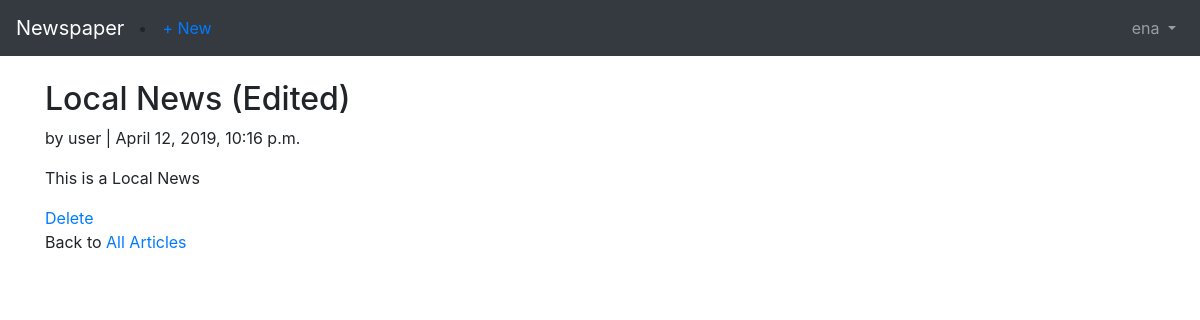
Screenshot of /articles/1/ (signed in) with the database file from the repository.
### users/models.py (models this page shows)
class CustomUser(AbstractUser):
    age = models.PositiveIntegerField(null=True, blank=True)

### articles/models.py (models this page shows, shortened)
class Article(models.Model):
    title = models.CharField(max_length=255)
    body = models.TextField()
    date = models.DateTimeField(auto_now_add=True)
    author = models.ForeignKey(
        get_user_model(),
        on_delete=models.CASCADE,
    )

### articles/views.py (the view)
class ArticleDetailView(LoginRequiredMixin,DetailView):
    model = Article
    template_name = 'article_detail.html'
    login_url = 'login'

### templates/article_detail.html (shortened to what this page needs)
{% extends 'base.html' %}
{% block content %}
<div class="article-entry">
    <h2>{{ object.title }}</h2>
        <p>by {{ object.author }} | {{ object.date }} </p>
        <p>{{ object.body }}</p>
</div>
    <a href="{% url 'article_delete' article.pk %}">Delete</a>
<p>Back to <a href="{% url 'article_list' %}">All Articles</a> </p>
{% endblock content %}

### templates/base.html (shortened to what this page needs)
<!doctype html>
<html lang="en">
    <head>
        <link rel="stylesheet" href="https://stackpath.bootstrapcdn.com/bootstrap/4.3.1/css/bootstrap.min.css">
    </head>
    <body>
        <nav class="navbar navbar-expand-md navbar-dark bg-dark mb-4">
            <a class="navbar-brand" href="{% url 'home' %}">Newspaper</a>
            {% if user.is_authenticated %}
                   <li class="nav-item"><a href="{% url 'article_new' %}">+ New</a></li>
            {% endif %}
            <div class="collapse navbar-collapse" id="navbarCollapse">
                {% if user.is_authenticated %}
                    <ul class="navbar-nav ml-auto">
                        <li class="nav-item">
                            <a class="nav-link dropdown-toggle" href="#" id="userMenu" data-toggle="dropdown" aria-haspopup="true" aria-expanded="false">
                            {{ user.username }}
                            </a>
                        </li>
                    </ul>
                    {% else %}
                        <form class="form-inline ml-auto">
                            <a href="{% url 'login' %}" class="btn btn-outline-secondary">Log In</a>
                            <a href="{% url 'signup' %}" class="btn btn-primary ml-2">Sign up</a>
                        </form>
                        {% endif %}
            </div>
        </nav>
        <div class="container">
            {% block content %}
            {% endblock content %}
        </div>
    </body>
</html>

### rows the page displays
CustomUser: username "ena"
Article: title "Local News (Edited)", author "user", date "April 12, 2019, 10:16 p.m.", body "This is a Local News"
